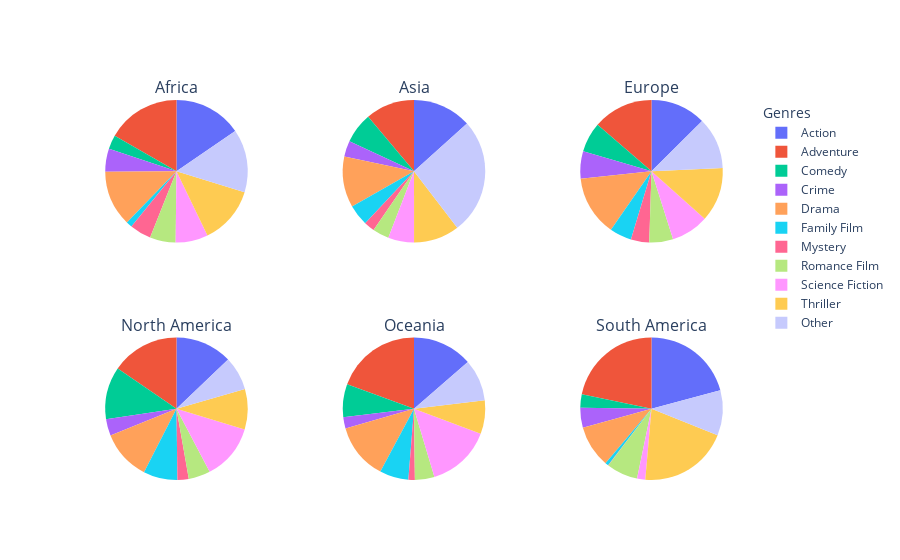

Notebook cell for this chart:
### Markdown cell above
# Exported genres

### Code cell
# Filter out domestic gross
column_treated = 'co_production_region'
export_only_df = exploded_df[exploded_df[column_treated] != exploded_df['success_region']]

prepared_df = prepare_data(export_only_df, column_treated)
top_genres = identify_top_genres(prepared_df, 10)
modified_df = modify_dataframe(prepared_df, column_treated, top_genres)

plot_pie_charts(modified_df, column_treated, 'docs/plots/pie_chart_exported.html')

### Figure 1 — Plotly figure (JSON) as saved in the notebook; plotly's stock layout.template omitted (floating-point values rounded to 4 significant figures)
{"data": [{"domain": {"x": [0, 0.2889], "y": [0.625, 1]}, "hovertemplate": "Genre: %{label}<br>Revenue: %{value:,d}M<br>%{percent}<extra></extra>", "labels": ["Action", "Adventure", "Comedy", "Crime", "Drama", "Family Film", "Mystery", "Romance Film", "Science Fiction", "Thriller", "Other"], "name": "Africa", "sort": false, "textinfo": "none", "type": "pie", "values": [320.8, 347.3, 65.7, 109.2, 262.6, 28.03, 101.1, 121.5, 152.9, 272.4, 297.4]}, {"domain": {"x": [0.3556, 0.6444], "y": [0.625, 1]}, "hovertemplate": "Genre: %{label}<br>Revenue: %{value:,d}M<br>%{percent}<extra></extra>", "labels": ["Action", "Adventure", "Comedy", "Crime", "Drama", "Family Film", "Mystery", "Romance Film", "Science Fiction", "Thriller", "Other"], "name": "Asia", "sort": false, "textinfo": "none", "type": "pie", "values": [2072.0, 1726.0, 1081.0, 561.8, 1789.0, 738.7, 371.6, 581.0, 914.6, 1609.0, 4076.0]}, {"domain": {"x": [0.7111, 1], "y": [0.625, 1]}, "hovertemplate": "Genre: %{label}<br>Revenue: %{value:,d}M<br>%{percent}<extra></extra>", "labels": ["Action", "Adventure", "Comedy", "Crime", "Drama", "Family Film", "Mystery", "Romance Film", "Science Fiction", "Thriller", "Other"], "name": "Europe", "sort": false, "textinfo": "none", "type": "pie", "values": [14570.0, 15880.0, 7887.0, 7216.0, 15860.0, 5779.0, 4826.0, 6273.0, 9898.0, 14300.0, 13590.0]}, {"domain": {"x": [0, 0.2889], "y": [0, 0.375]}, "hovertemplate": "Genre: %{label}<br>Revenue: %{value:,d}M<br>%{percent}<extra></extra>", "labels": ["Action", "Adventure", "Comedy", "Crime", "Drama", "Family Film", "Mystery", "Romance Film", "Science Fiction", "Thriller", "Other"], "name": "North America", "sort": false, "textinfo": "none", "type": "pie", "values": [46830.0, 56140.0, 43350.0, 13690.0, 41160.0, 28100.0, 9337.0, 17920.0, 45840.0, 33280.0, 27740.0]}, {"domain": {"x": [0.3556, 0.6444], "y": [0, 0.375]}, "hovertemplate": "Genre: %{label}<br>Revenue: %{value:,d}M<br>%{percent}<extra></extra>", "labels": ["Action", "Adventure", "Comedy", "Crime", "Drama", "Family Film", "Mystery", "Romance Film", "Science Fiction", "Thriller", "Other"], "name": "Oceania", "sort": false, "textinfo": "none", "type": "pie", "values": [3987.0, 5677.0, 2188.0, 749.1, 3723.0, 1918.0, 427.4, 1296.0, 4286.0, 2228.0, 2770.0]}, {"domain": {"x": [0.7111, 1], "y": [0, 0.375]}, "hovertemplate": "Genre: %{label}<br>Revenue: %{value:,d}M<br>%{percent}<extra></extra>", "labels": ["Action", "Adventure", "Comedy", "Crime", "Drama", "Family Film", "Mystery", "Romance Film", "Science Fiction", "Thriller", "Other"], "name": "South America", "sort": false, "textinfo": "none", "type": "pie", "values": [215.5, 224.5, 31.75, 46.86, 98.2, 7.632, 0.7287, 73.51, 19.3, 209.9, 105.9]}], "layout": {"annotations": [{"font": {"size": 16}, "showarrow": false, "text": "Africa", "x": 0.1444, "xanchor": "center", "xref": "paper", "y": 1, "yanchor": "bottom", "yref": "paper"}, {"font": {"size": 16}, "showarrow": false, "text": "Asia", "x": 0.5, "xanchor": "center", "xref": "paper", "y": 1, "yanchor": "bottom", "yref": "paper"}, {"font": {"size": 16}, "showarrow": false, "text": "Europe", "x": 0.8556, "xanchor": "center", "xref": "paper", "y": 1, "yanchor": "bottom", "yref": "paper"}, {"font": {"size": 16}, "showarrow": false, "text": "North America", "x": 0.1444, "xanchor": "center", "xref": "paper", "y": 0.375, "yanchor": "bottom", "yref": "paper"}, {"font": {"size": 16}, "showarrow": false, "text": "Oceania", "x": 0.5, "xanchor": "center", "xref": "paper", "y": 0.375, "yanchor": "bottom", "yref": "paper"}, {"font": {"size": 16}, "showarrow": false, "text": "South America", "x": 0.8556, "xanchor": "center", "xref": "paper", "y": 0.375, "yanchor": "bottom", "yref": "paper"}], "legend": {"title": {"text": "Genres"}}, "showlegend": true}}
